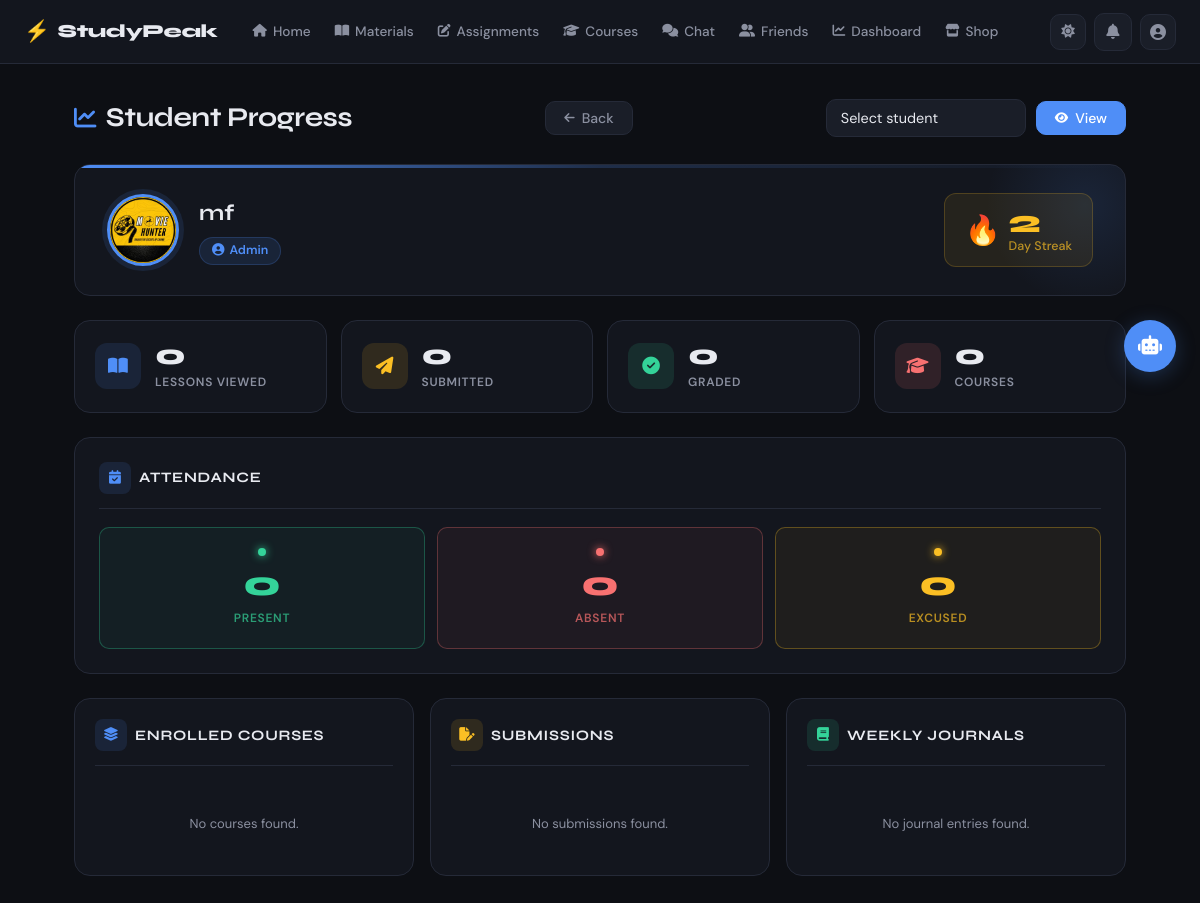
Page /dashboard/progress/ (signed in) on the earlier database version.
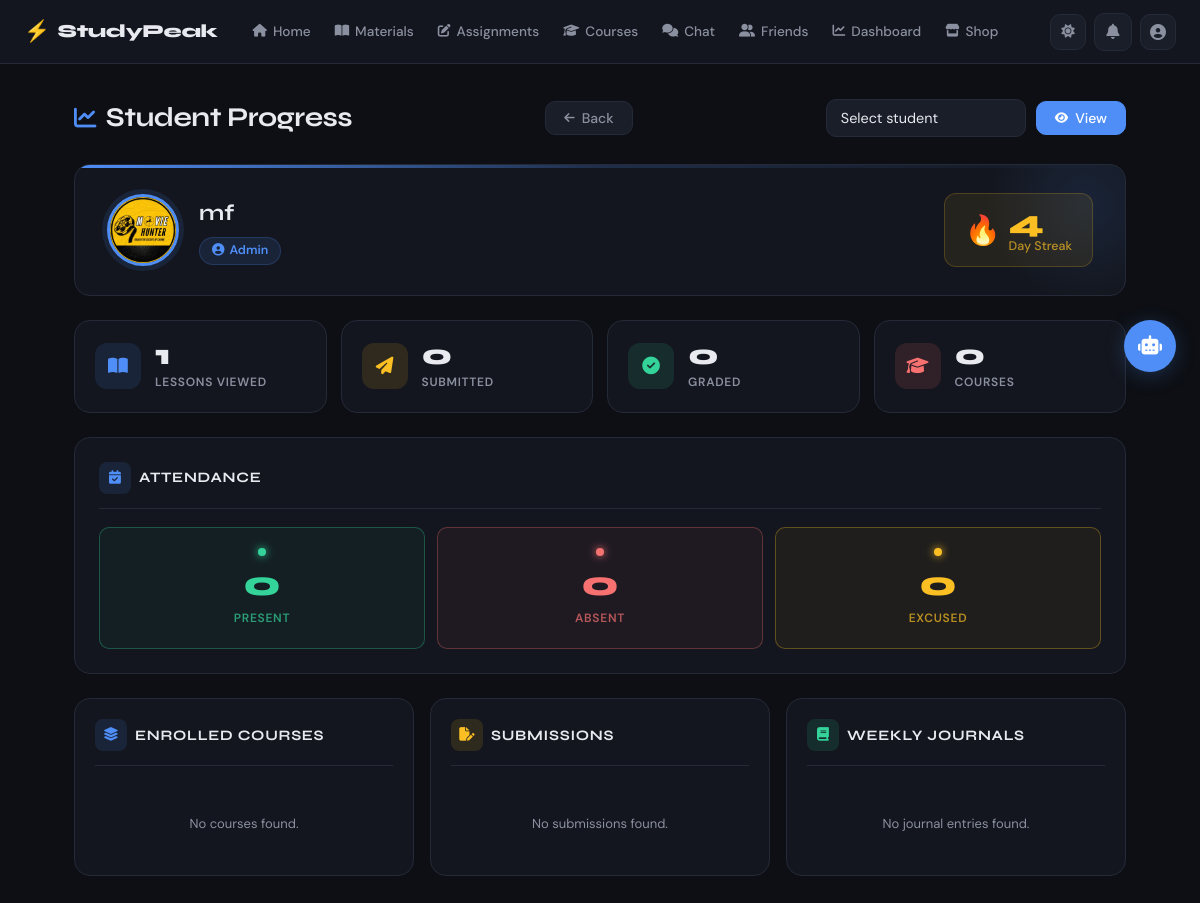
Same page on the later database version.
### dashboard/models.py (models this page shows, shortened)
class DailyStreak(models.Model):
    user = models.OneToOneField(UserModel, on_delete=models.CASCADE, related_name='streak')
    current_streak = models.PositiveIntegerField(default=0)
    longest_streak = models.PositiveIntegerField(default=0)
    last_active_date = models.DateField(null=True, blank=True)

### dashboard/views.py (the view)
# urls.py: path('progress/', StudentProgressView.as_view(), name='student_progress'),
class StudentProgressView(SessionLoginRequiredMixin, View):
    def get(self, request):
        user = get_current_user(request)
        from assignments.models import AssignmentSubmission, Assignment
        from crm.models import Enrollment, WeeklyJournal, Attendance
        if user.is_student:
            target = user
        else:
            student_id = request.GET.get('student_id')
            if student_id:
                target = get_object_or_404(UserModel, id=student_id, role=UserModel.STUDENT)
            else:
                target = user
        submissions = AssignmentSubmission.objects.filter(student=target).select_related('assignment')
        enrollments = Enrollment.objects.filter(student=target, status=Enrollment.APPROVED).select_related('course')
        journals = WeeklyJournal.objects.filter(student=target).select_related('period')
        attendance = Attendance.objects.filter(student=target)
        total_lessons_viewed = LessonView.objects.filter(user=target).count()
        total_submitted = submissions.filter(status=AssignmentSubmission.SUBMITTED).count()
        total_graded = submissions.filter(status=AssignmentSubmission.GRADED).count()
        present_count = attendance.filter(status=Attendance.PRESENT).count()
        absent_count = attendance.filter(status=Attendance.ABSENT).count()
        excused_count = attendance.filter(status=Attendance.EXCUSED).count()
        streak, _ = DailyStreak.objects.get_or_create(user=target)
        profile = Profile.objects.filter(user=target).first()
        students = None
        if user.is_teacher or user.is_admin_role:
            students = UserModel.objects.filter(role=UserModel.STUDENT)
        return render(request, 'dashboard/student_progress.html', {
            'target': target,
            'profile': profile,
            'submissions': submissions,
            'enrollments': enrollments,
            'journals': journals,
            'total_lessons_viewed': total_lessons_viewed,
            'total_submitted': total_submitted,
            'total_graded': total_graded,
            'present_count': present_count,
            'absent_count': absent_count,
            'excused_count': excused_count,
            'streak': streak,
            'students': students,
        })

### accounts/models.py (called while the page is built)
    @property
    def is_student(self):
        return self.role == self.STUDENT

    @property
    def is_teacher(self):
        return self.role == self.TEACHER

    @property
    def is_admin_role(self):
        return self.role == self.ADMIN

### accounts/permissions.py (called while the page is built)
def get_current_user(request):
    user_id = request.session.get('user_id')
    if not user_id:
        return None
    return UserModel.objects.filter(id=user_id).first()

    def dispatch(self, request, *args, **kwargs):
        if not request.session.get('user_id'):
            messages.error(request, 'Please login first!')
            return redirect('login')
        return super().dispatch(request, *args, **kwargs)

### templates/dashboard/student_progress.html (shortened to what the changed rows need)
{% extends 'base.html' %}
{% load static %}
{% block extra_css %}
<link rel="stylesheet" href="{% static 'css/dashboard.css' %}">
{% endblock %}
{% block content %}
<div class="progress-page">
    <div class="progress-topbar">
        <h1 class="progress-topbar-title">
          <i class="fa-solid fa-chart-line"></i>
          Student Progress
        </h1>
  </div>
  <div class="progress-hero">
    <div class="progress-hero-left">
      <div class="progress-hero-info">
        <h2 class="progress-hero-name">{{ target.username }}</h2>
      </div>
    </div>
    <div class="progress-hero-streak">
      <div>
        <div class="progress-hero-streak-num">{{ streak.current_streak }}</div>
        <div class="progress-hero-streak-label">Day Streak</div>
      </div>
    </div>
  </div>
  <div class="progress-stats-grid">
    <div class="pstat-card">
      <div class="pstat-body">
        <span class="pstat-value">{{ total_lessons_viewed }}</span>
        <span class="pstat-label">Lessons Viewed</span>
      </div>
    </div>
  </div>
</div>
{% endblock %}

Differences in the rows shown:
changed DailyStreak: current_streak "2" → "4"
Other differences:
{{ total_lessons_viewed }}: "0" → "1"
